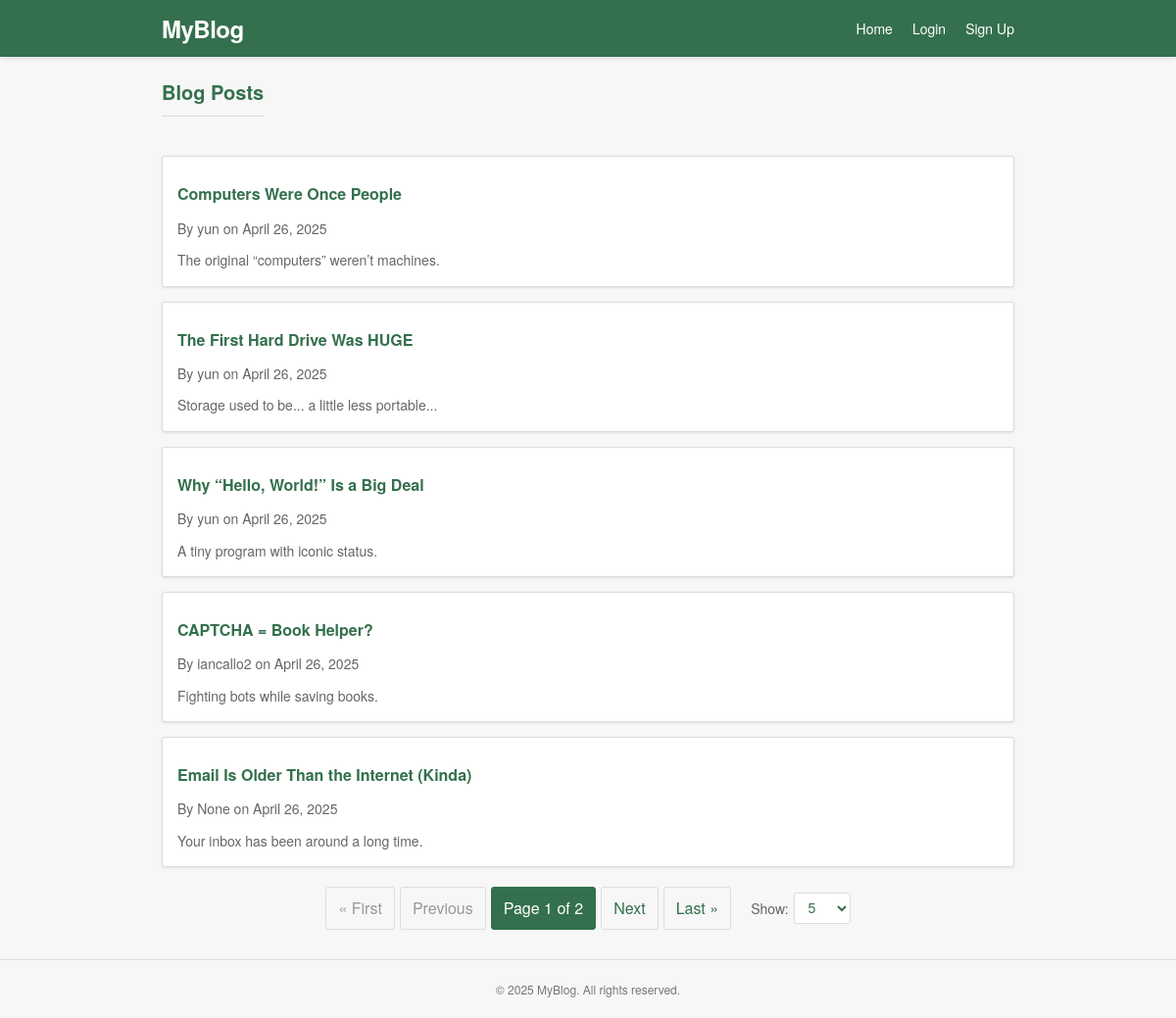
Before: / with the older database file.
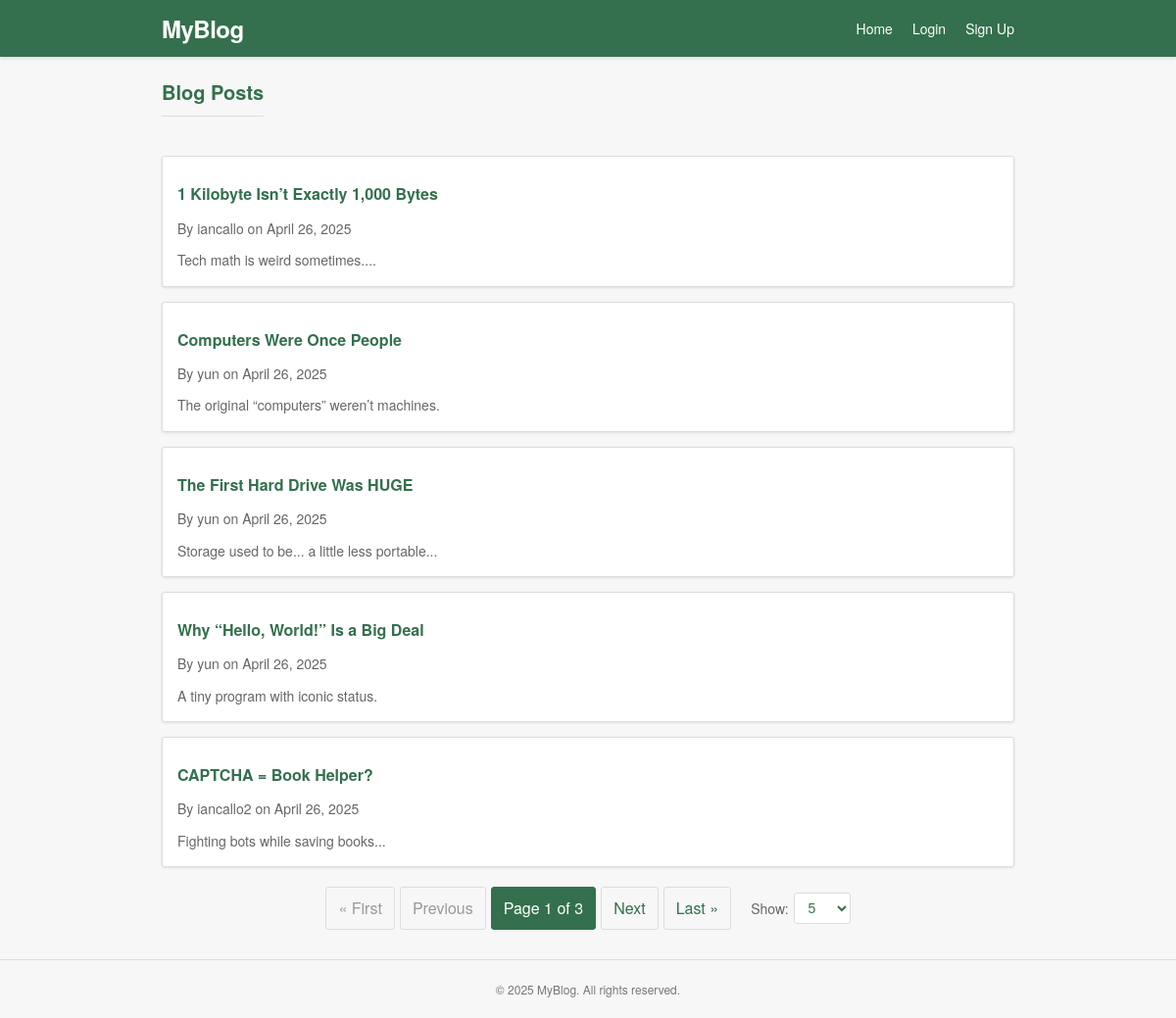
After: the same page with the newer database file.
### posts/models.py (models this page shows, shortened)
class Post(models.Model):
    title = models.CharField(max_length=200)
    description = models.TextField()
    content = models.TextField()
    author = models.ForeignKey(User, on_delete=models.CASCADE, related_name='posts', null=True, blank=True)
    created_at = models.DateTimeField(null=True, blank=True)

### posts/views.py (the view)
# urls.py: path("", PostListView.as_view(), name="post_list"),
class PostListView(ListView):
    model = Post
    template_name = "posts/post_list.html"
    context_object_name = 'posts'
    paginate_by = 5  # Default value
    def get_queryset(self):
        return Post.objects.all().order_by('-created_at')
    def get_paginate_by(self, queryset):
        per_page = self.request.GET.get('per_page', 5)
        try:
            per_page = int(per_page)
            if per_page not in [5, 10, 20, 50]:
                per_page = 5
        except (ValueError, TypeError):
            per_page = 5
        return per_page
    def get_context_data(self, **kwargs):
        context = super().get_context_data(**kwargs)
        context['per_page'] = self.get_paginate_by(None)
        return context

### posts/templates/posts/post_list.html (shortened to what this page needs)
{% load static %}
<!DOCTYPE html>
<html lang="en">
<head>
    <link rel="stylesheet" href="{% static 'posts/css/pagination.css' %}">
</head>
<body>
    <header class="header">
        <div class="header-container">
            <div class="logo"><a href="{% url 'post_list' %}">MyBlog</a></div>
            <div class="nav-links">
                <a href="{% url 'post_list' %}" class="nav-link">Home</a>
                {% if user.is_authenticated %}
                    <a href="{% url 'logout' %}" class="nav-link">Logout ({{ user.username }})</a>
                {% else %}
                    <a href="{% url 'login' %}" class="nav-link">Login</a>
                    <a href="{% url 'signup' %}" class="nav-link">Sign Up</a>
                {% endif %}
            </div>
        </div>
    </header>
    <main class="container">
        <div class="page-header">
            <h1 class="page-title">Blog Posts</h1>
        </div>
        <div class="post-list">
            {% for post in object_list %}
                <div class="post-card">
                    <h2 class="post-title"><a href="{% url 'post_detail' post.pk %}">{{ post.title }}</a></h2>
                    <div class="post-meta">
                        <span>By {{ post.author }} on {{ post.created_at|date:"F d, Y" }}</span>
                    </div>
                    <p class="post-description">{{ post.description }}</p>
                </div>
            {% empty %}
                <p>No posts yet.</p>
            {% endfor %}
        </div>
        {% include 'posts/pagination.html' %}
    </main>
    <footer class="footer">
        <p>© {% now "Y" %} MyBlog. All rights reserved.</p>
    </footer>
</body>
</html>

### posts/templates/posts/pagination.html (shortened to what this page needs)
{% if is_paginated %}
    <div class="pagination">
        {% if page_obj.has_previous %}
            <a href="?page=1{% if per_page %}&per_page={{ per_page }}{% endif %}">&laquo; First</a>
            <a href="?page={{ page_obj.previous_page_number }}{% if per_page %}&per_page={{ per_page }}{% endif %}">Previous</a>
        {% else %}
            <span class="disabled">&laquo; First</span>
            <span class="disabled">Previous</span>
        {% endif %}
        <span class="current">
            Page {{ page_obj.number }} of {{ page_obj.paginator.num_pages }}
        </span>
        {% if page_obj.has_next %}
            <a href="?page={{ page_obj.next_page_number }}{% if per_page %}&per_page={{ per_page }}{% endif %}">Next</a>
            <a href="?page={{ page_obj.paginator.num_pages }}{% if per_page %}&per_page={{ per_page }}{% endif %}">Last &raquo;</a>
        {% else %}
            <span class="disabled">Next</span>
            <span class="disabled">Last &raquo;</span>
        {% endif %}
        <div class="pagination-dropdown">
            <label for="per_page">Show:</label>
            <select id="per_page" onchange="updatePerPage(this.value)">
                <option value="5" {% if per_page == 5 %}selected{% endif %}>5</option>
            </select>
        </div>
    </div>
{% endif %}

### posts/static/posts/css/pagination.css (style rules this page uses)
.pagination { display: flex; justify-content: center; margin: 20px 0; gap: 5px; flex-wrap: wrap; }
.pagination a, .pagination span { padding: 8px 12px; border: 1px solid #ddd; border-radius: 3px; text-decoration: none; color: #34704D; }
.pagination .current { background-color: #34704D; color: white; border-color: #34704D; }
.pagination .disabled { color: #999; pointer-events: none; }
.pagination-dropdown { margin-left: 15px; display: flex; align-items: center; gap: 5px; }
.pagination-dropdown label { color: #666; font-size: 14px; }
.pagination-dropdown select { padding: 6px 10px; border: 1px solid #ddd; border-radius: 3px; background-color: white; color: #34704D; font-size: 14px; cursor: pointer; }

### posts/templates/posts/post_list.html (style rules this page uses)
* { margin: 0; padding: 0; box-sizing: border-box; }
body { font-family: 'Lucida Grande', 'Frutiger', 'Helvetica Neue', Arial, sans-serif; background-color: #f7f7f7; color: #333; line-height: 1.6; }
.header { background-color: #34704D; color: white; padding: 10px 0; box-shadow: 0 2px 4px rgba(0, 0, 0, 0.1); }
.header-container { max-width: 900px; margin: 0 auto; padding: 0 15px; display: flex; justify-content: space-between; align-items: center; }
.logo { font-size: 24px; font-weight: bold; letter-spacing: -0.5px; }
.logo a { color: white; text-decoration: none; }
.nav-links { display: flex; gap: 20px; }
.nav-link { color: white; text-decoration: none; font-size: 14px; }
.container { max-width: 900px; margin: 20px auto; padding: 0 15px; }
.page-title { color: #34704D; margin-bottom: 20px; font-size: 20px; font-weight: bold; padding-bottom: 8px; border-bottom: 1px solid #ddd; }
.post-list { display: flex; flex-direction: column; gap: 15px; }
.post-card { background-color: white; border: 1px solid #ddd; border-radius: 3px; padding: 15px; box-shadow: 0 1px 3px rgba(0, 0, 0, 0.1); transition: transform 0.2s ease; }
.post-title { margin-bottom: 8px; }
.post-title a { color: #34704D; text-decoration: none; font-size: 16px; font-weight: bold; }
.post-description { color: #666; font-size: 14px; }
.footer { text-align: center; padding: 20px 15px; margin-top: 30px; color: #777; font-size: 12px; border-top: 1px solid #ddd; }
.page-header { display: flex; justify-content: space-between; align-items: center; margin-bottom: 20px; }
.post-meta { color: #666; font-size: 14px; margin-bottom: 10px; display: flex; justify-content: space-between; align-items: center; }

Changed rows visible on the page:
no longer on this page (row unchanged): Post: title "Email Is Older Than the Internet (Kinda)", author "None", created_at "April 26, 2025", description "Your inbox has been around a long time."
added Post: title "1 Kilobyte Isn’t Exactly 1,000 Bytes", author "iancallo", created_at "April 26, 2025", description "Tech math is weird sometimes...."
changed Post "CAPTCHA = Book Helper?": description "Fighting bots while saving books." → "Fighting bots while saving books..."
Other visible differences:
{{ page_obj.paginator.num_pages }}: "2" → "3"
